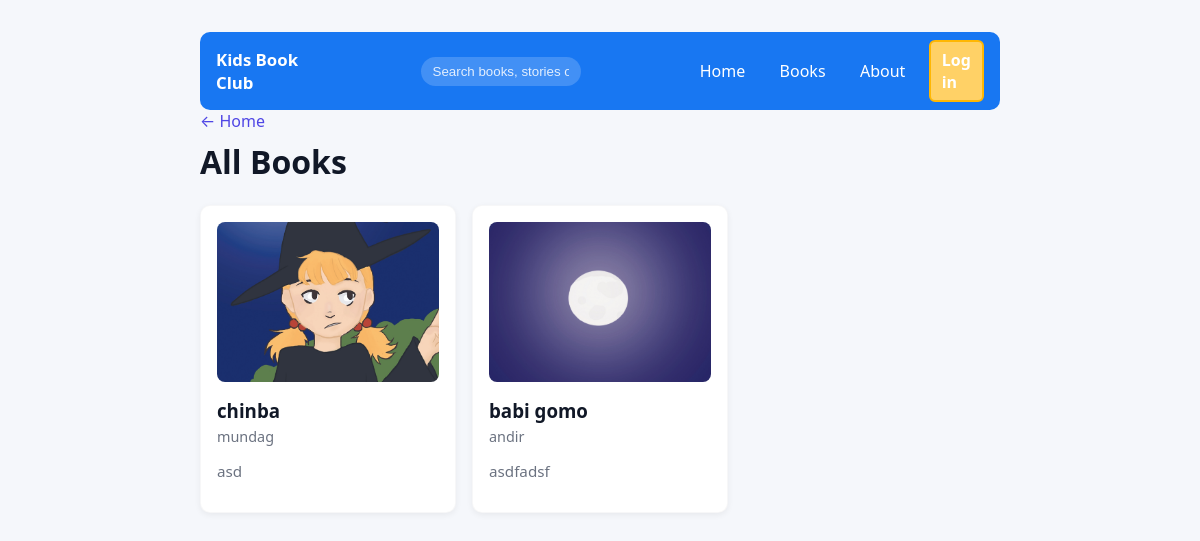
Before: /books with the older database file.
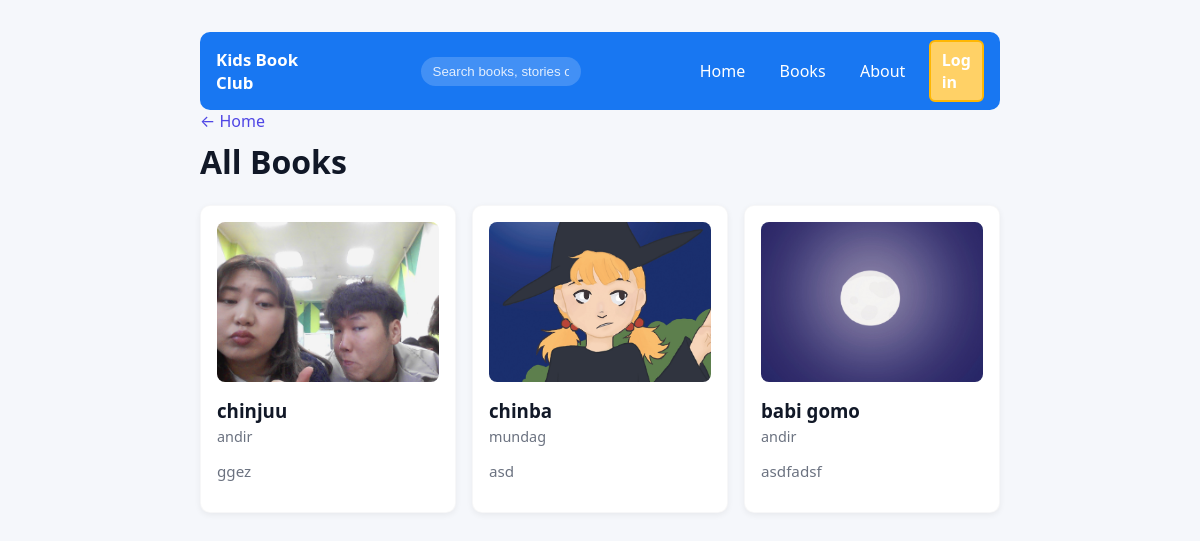
After: the same page with the newer database file.
### tables this page shows
CREATE TABLE books (
        id INTEGER PRIMARY KEY AUTOINCREMENT,
        title TEXT NOT NULL,
        author TEXT,
        description TEXT
    , image TEXT);

### app.py (the view)
@app.route('/books')
def books():
    conn = get_db_connection()
    rows = conn.execute('SELECT id, title, author, description, image FROM books ORDER BY id DESC').fetchall()
    books = [dict(r) for r in rows]
    conn.close()
    return render_template('books.html', books=books)

### app.py (called while the page is built)
def get_db_connection():
    db_path = os.path.join(app.instance_path, 'database.db')
    conn = sqlite3.connect(db_path)
    conn.row_factory = sqlite3.Row
    return conn

### templates/books.html (shortened to what this page needs)
<!doctype html>
<html lang="en">
  <head>
    <link rel="stylesheet" href="/static/style.css">
  </head>
  <body>
    <div class="container">
      <nav class="nav">
        <div class="nav-left">
          <a href="/" class="logo">Kids Book Club</a>
        </div>
        <div class="nav-center">
          <input id="nav-search" class="nav-search" placeholder="Search books, stories or authors" autocomplete="off" />
        </div>
        <div class="nav-right">
          {% if session.get('username') %}
            <span class="profile-pill">{{ session.username }}</span>
            <a href="/books" class="active">Books</a>
            <a href="/profile">Profile</a>
            <a href="/logout">Logout</a>
          {% else %}
            <a href="/" class="">Home</a>
            <a href="/books" class="active">Books</a>
            <a href="/#about">About</a>
            <a href="/login" class="login-button">Log in</a>
          {% endif %}
        </div>
      </nav>
      <header>
        <a href="/" class="back">← Home</a>
        <h1>All Books</h1>
      </header>
      <div class="books-grid">
        {% if books %}
          {% for book in books %}
        <a class="book-card" href="{{ url_for('book_detail', book_id=book.id) }}">
          {% if book.image %}
            <img src="{{ url_for('static', filename='uploads/' ~ book.image) }}" alt="{{ book.title }} cover" />
          {% else %}
            <div style="width:100%;height:160px;background:#f3f4f6;border-radius:8px;display:flex;align-items:center;justify-content:center;color:#9ca3af;margin-bottom:.5rem">No cover</div>
          {% endif %}
          <div style="padding-top:.25rem">
            <h3>{{ book.title }}</h3>
            <p class="author">{{ book.author }}</p>
            <p class="desc">{{ book.description }}</p>
          </div>
        </a>
          {% endfor %}
        {% else %}
          <p>No books available yet.</p>
        {% endif %}
      </div>
    </div>
  </body>
</html>

Changed rows visible on the page:
added books: image (picture), title "chinjuu", author "andir", description "ggez"
